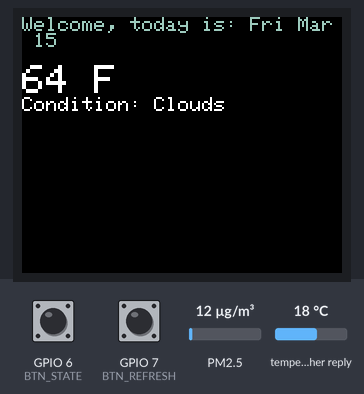
Simulated run of this sketch. Board: ESP32-S3. Shown: 160×128 colour display. Inputs (shaded band) come from the test bench; at power-on: GPIO 6 (BTN_STATE) HIGH, GPIO 7 (BTN_REFRESH) HIGH, PM2.5 12 µg/m³, temperature in the weather reply 18 °C. WiFi joins after 1.5 s; servers stay silent unless stated; the local clock reads 2024-03-15 10:24:30 at power-on unless the sketch sets it; web services answer with replies made up by the test bench; what the sketch prints to the serial monitor is not drawn.

Above: at 3.8 s.
3.9 s: GPIO 6 (BTN_STATE) pulled LOW for 1 s
At 4.08 s:
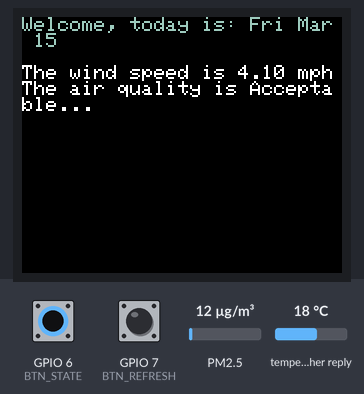
6.4 s: GPIO 7 (BTN_REFRESH) pulled LOW for 3.2 s
At 6.63 s:
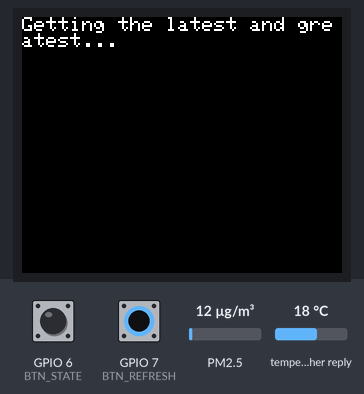
11.1 s: GPIO 6 (BTN_STATE) pulled LOW for 0.15 s
At 11.5 s:
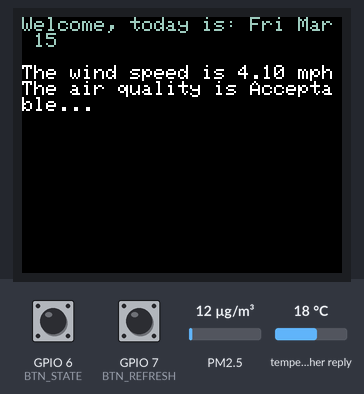
12.7 s: GPIO 7 (BTN_REFRESH) pulled LOW for 0.15 s
At 12.93 s:
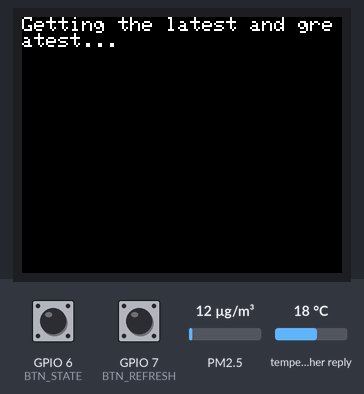
14.6 s: GPIO 6 (BTN_STATE) pulled LOW for 3.2 s
At 14.78 s:
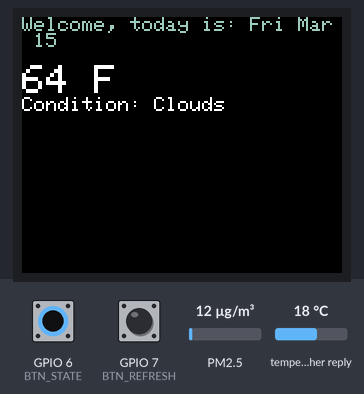
19.3 s: GPIO 7 (BTN_REFRESH) driven LOW
At 19.53 s:
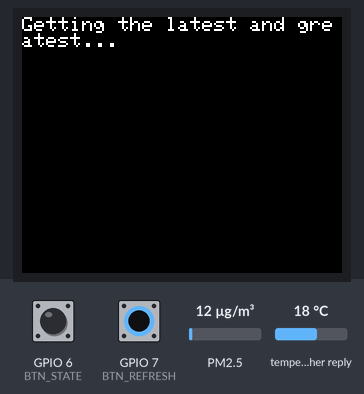
Timing chart, 0 to 22.3 s (numbered marks = the images above; inputs shaded):
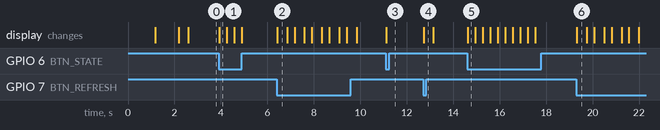

Measured:
- after the input at 3.9 s, the display: changes at once (image 1)
- after the input at 6.4 s, the display: changes at once (image 2)
- after the input at 11.1 s, the display: changes at once (image 3)
- after the input at 12.7 s, the display: changes at once (image 4)
- after the input at 14.6 s, the display: changes at once (image 5)
- after the input at 19.3 s, the display: changes at once (image 6)
- what the display in image 2 shows lasts 0.4 s, from 6.4 s to 6.8 s

The sketch:

weather_display_sketch.ino
```cpp
#include <Adafruit_GFX.h>
#include <Adafruit_ST7735.h>
#include <Arduino.h>
#include <ArduinoJson.h>
#include <HTTPClient.h>
#include <SPI.h>
#include <WiFi.h>
#include <time.h>

#define TFT_CS 1
#define TFT_RST 2
#define TFT_DC 3
#define TFT_SCLK 4
#define TFT_MOSI 5
#define BTN_STATE 6
#define BTN_REFRESH 7

auto ssid = "WifiSSID";
auto password = "WifiPassword123@";
auto api = "api1234-0";
auto ntpServer = "pool.ntp.org";
auto city = "City,US";
auto gmtOffset_sec = -25200;

String screenState = "home";
int temperature;
String current_weather;
float wind_speed;
String current_aqi;
String current_date;

Adafruit_ST7735 tft = Adafruit_ST7735(TFT_CS, TFT_DC, TFT_MOSI, TFT_SCLK, TFT_RST);

void setup() {
  Serial.begin(115200);
  tft.initR(INITR_BLACKTAB);
  tft.setRotation(1);
  Serial.println("Let's begin!");
  tft.fillScreen(ST77XX_BLACK);
// button setpup
  pinMode(BTN_STATE, INPUT_PULLUP);
  pinMode(BTN_REFRESH, INPUT_PULLUP);

  WiFi.begin(ssid, password);
  tft.setCursor(0, 0);
  tft.setTextColor(ST77XX_WHITE);
  tft.println("Welcome. Trying to connect...");
  while (WiFi.status() != WL_CONNECTED)
  {
    delay(1000);
    tft.println(".");
  }
  tft.println("We're connected!");
  configTime(gmtOffset_sec, 0, ntpServer);
  fetchWeather();
  drawScreen();
}

void loop() {
  if (digitalRead(BTN_STATE) == LOW) {
    if (screenState == "home") {
      screenState = "secondary";
    } else if (screenState == "secondary")
    {
      screenState = "home";
    }
    drawScreen();
    delay(300);
  }

  if (digitalRead(BTN_REFRESH) == LOW) {
    tft.fillScreen(ST77XX_BLACK);
    tft.setCursor(0, 0);
    tft.println("Getting the latest and greatest...");
    fetchWeather();
    drawScreen();
    delay(300);
  }
}

void fetchWeather() {
  if (WiFi.status() == WL_CONNECTED) {
    HTTPClient http;

    struct tm timeinfo;
    if (getLocalTime(&timeinfo)) {
      char timeStringBuff[50];
      strftime(timeStringBuff, sizeof(timeStringBuff), "%a %b %e", &timeinfo);
      current_date = String(timeStringBuff);
    }

    String weatherPath = "http://api.openweathermap.org/data/2.5/weather?q=" + String(city) + "&appid=" + String(api) + "&units=imperial";
    http.begin(weatherPath.c_str());
    int httpResponseCode = http.GET();

    if (httpResponseCode > 0) {
      String payload = http.getString();
      StaticJsonDocument<2048> doc;
      deserializeJson(doc, payload);
      temperature = doc["main"]["temp"];
      wind_speed = doc["wind"]["speed"];
      const char* condition = doc["weather"][0]["main"];
      current_weather = String(condition);
      float lat = doc["coord"]["lat"];
      float lon = doc["coord"]["lon"];
      http.end();
      String aqiPath = "http://api.openweathermap.org/data/2.5/air_pollution?lat=" + String(lat) + "&lon=" + String(lon) + "&appid=" + String(api);
      http.begin(aqiPath.c_str());
      int aqiResponseCode = http.GET();

      if (aqiResponseCode > 0) {
        String aqiPayload = http.getString();
        StaticJsonDocument<512> aqiDoc;
        deserializeJson(aqiDoc, aqiPayload);

        int aqiValue = aqiDoc["list"][0]["main"]["aqi"];

        if (aqiValue == 1) {
          current_aqi = "Good fresh air!";
        } else if (aqiValue == 2) {
          current_aqi = "Acceptable...";
        } else if (aqiValue == 3) {
          current_aqi = "Lowkey not that good...";
        } else if (aqiValue == 4) {
          current_aqi = "Stay inside buddy";
        } else if (aqiValue == 5) {
          current_aqi = "GGs, we're cooked broski.";
        }
      }
      http.end();
    } else {
      http.end();
    }
  }
}

void drawScreen() {
  tft.fillScreen(ST77XX_BLACK);
  tft.setCursor(0, 0);
  tft.setTextSize(1);
  tft.setTextColor(tft.color565(157, 203, 186));
  tft.println("Welcome, today is: " + current_date + "\n");
  tft.setTextColor(ST77XX_WHITE);
  tft.setTextSize(2);

  if (screenState == "home")
  {
    tft.print(String(temperature) + " F\n");
    tft.setTextSize(1);
    tft.print("Condition: " + current_weather);
  }
  else if (screenState == "secondary")
  {
    tft.setTextSize(1);
    tft.print("The wind speed is " + String(wind_speed) + " mph\n");
    tft.print("The air quality is " + current_aqi);
  }
}
```
